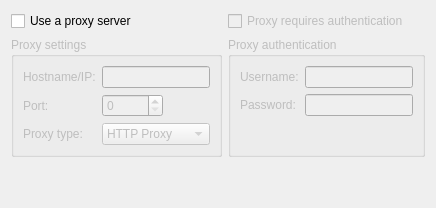
              <widget class="QWidget" name="settingsProxyTabPage">
               <attribute name="title">
                <string>Proxy</string>
               </attribute>
               <layout class="QGridLayout" name="gridLayout_15">
                <item row="0" column="0">
                 <widget class="QCheckBox" name="settingsUseProxy">
                  <property name="text">
                   <string>Use a proxy server</string>
                  </property>
                 </widget>
                </item>
                <item row="1" column="0">
                 <widget class="QGroupBox" name="settingsProxyGroup">
                  <property name="enabled">
                   <bool>false</bool>
                  </property>
                  <property name="title">
                   <string>Proxy settings</string>
                  </property>
                  <layout class="QGridLayout" name="gridLayout_16">
                   <item row="0" column="1" colspan="2">
                    <widget class="QLineEdit" name="settingsProxyHost"/>
                   </item>
                   <item row="0" column="0">
                    <widget class="QLabel" name="label_17">
                     <property name="text">
                      <string>Hostname/IP:</string>
                     </property>
                    </widget>
                   </item>
                   <item row="1" column="0">
                    <widget class="QLabel" name="label_18">
                     <property name="text">
                      <string>Port:</string>
                     </property>
                    </widget>
                   </item>
                   <item row="1" column="1">
                    <widget class="QSpinBox" name="settingsProxyPort">
                     <property name="maximum">
                      <number>99999</number>
                     </property>
                    </widget>
                   </item>
                   <item row="1" column="2">
                    <spacer name="horizontalSpacer_6">
                     <property name="orientation">
                      <enum>Qt::Horizontal</enum>
                     </property>
                     <property name="sizeHint" stdset="0">
                      <size>
                       <width>40</width>
                       <height>20</height>
                      </size>
                     </property>
                    </spacer>
                   </item>
                   <item row="2" column="0">
                    <widget class="QLabel" name="label_21">
                     <property name="text">
                      <string>Proxy type:</string>
                     </property>
                    </widget>
                   </item>
                   <item row="2" column="1" colspan="2">
                    <widget class="QComboBox" name="settingsProxyType">
                     <item>
                      <property name="text">
                       <string>HTTP Proxy</string>
                      </property>
                     </item>
                     <item>
                      <property name="text">
                       <string>Socks5 Proxy</string>
                      </property>
                     </item>
                    </widget>
                   </item>
                  </layout>
                 </widget>
                </item>
                <item row="3" column="0">
                 <spacer name="verticalSpacer_8">
                  <property name="orientation">
                   <enum>Qt::Vertical</enum>
                  </property>
                  <property name="sizeHint" stdset="0">
                   <size>
                    <width>20</width>
                    <height>40</height>
                   </size>
                  </property>
                 </spacer>
                </item>
                <item row="1" column="1">
                 <widget class="QGroupBox" name="settingsProxyAuthenticationGroup">
                  <property name="enabled">
                   <bool>false</bool>
                  </property>
                  <property name="title">
                   <string>Proxy authentication</string>
                  </property>
                  <layout class="QFormLayout" name="formLayout">
                   <item row="0" column="0">
                    <widget class="QLabel" name="label_19">
                     <property name="text">
                      <string>Username:</string>
                     </property>
                    </widget>
                   </item>
                   <item row="0" column="1">
                    <widget class="QLineEdit" name="settingsProxyUsername"/>
                   </item>
                   <item row="1" column="1">
                    <widget class="QLineEdit" name="settingsProxyPassword">
                     <property name="echoMode">
                      <enum>QLineEdit::PasswordEchoOnEdit</enum>
                     </property>
                    </widget>
                   </item>
                   <item row="1" column="0">
                    <widget class="QLabel" name="label_20">
                     <property name="text">
                      <string>Password:</string>
                     </property>
                    </widget>
                   </item>
                  </layout>
                 </widget>
                </item>
                <item row="0" column="1">
                 <widget class="QCheckBox" name="settingsProxyAuthenticationRequired">
                  <property name="enabled">
                   <bool>false</bool>
                  </property>
                  <property name="text">
                   <string>Proxy requires authentication</string>
                  </property>
                 </widget>
                </item>
               </layout>
              </widget>
